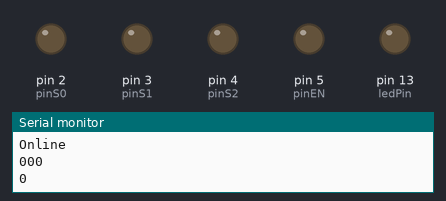
Simulated run of this sketch. Board: Arduino Uno, built with avr-gcc and run on an emulated ATmega328P. On the bench: output pins drawn as LEDs (lit = HIGH), the last lines printed to the serial monitor.

Above: at 0.05 s.
At 0.35 s:
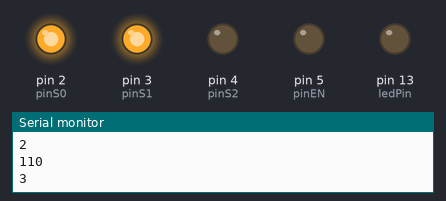
At 0.75 s:
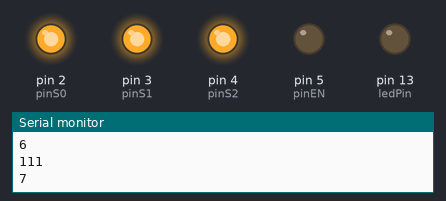
At 1.45 s:
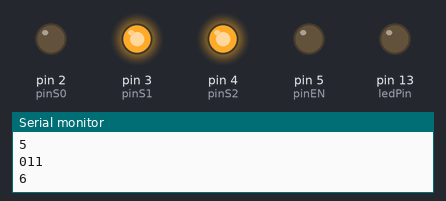
At 2.15 s:
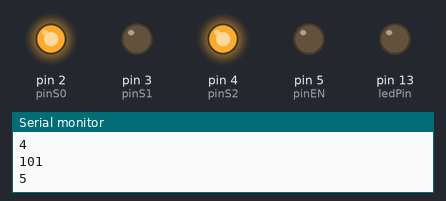
At 2.85 s:
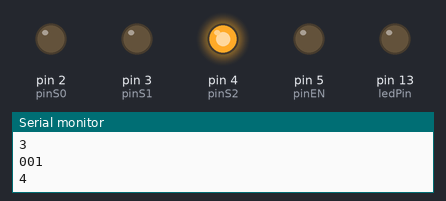
Timing chart, 0 to 3.1 s (numbered marks = the images above):
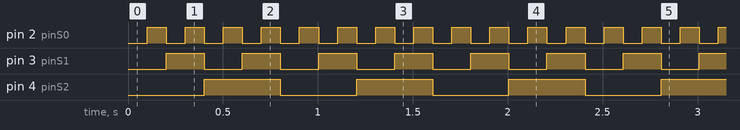

Measured:
- by itself, pin 2 (pinS0): alternates HIGH for 0.10 s and LOW for 0.10 s
- by itself, pin 3 (pinS1): alternates HIGH for 0.20 s and LOW for 0.20 s
- by itself, pin 4 (pinS2): alternates HIGH for 0.40 s and LOW for 0.40 s

The sketch:

VideoMultiplexerCycle.ino
```cpp
const int ledPin = 13;
const int pinS0 = 2;
const int pinS1 = 3;
const int pinS2 = 4;
const int pinEN = 5;
const int NUM_CHANNELS = 8;
int delayTime = 1000;

// the setup() method runs once, when the sketch starts

void setup() {
  // initialize the digital pin as an output.
  pinMode(pinS0, OUTPUT);
  pinMode(pinS1, OUTPUT);
  pinMode(pinS2, OUTPUT);
  pinMode(pinEN, OUTPUT);
  pinMode(ledPin, OUTPUT);

  digitalWrite(pinEN, LOW);   // set the LED on ???
  chooseVideoOutput(0);

  Serial.begin(115200);
  Serial.println("Online");
}

// the loop() methor runs over and over again,
// as long as the board has power

void loop() {

  for(int i=0 ; i < NUM_CHANNELS; i++){
      chooseVideoOutput(i);
      Serial.println(i);
      delay(100);
  }

}

int chooseVideoOutput(int channel){

  int S0, S1, S2;

  // check for valid video #
  if( !( (channel >=0) & (channel < NUM_CHANNELS) ) ) {
    return -1; // error
  }

  // select bits for mux
  S0 = bitRead(channel, 0);
  S1 = bitRead(channel, 1);
  S2 = bitRead(channel, 2);

  setPinMode(pinS0, S0);
  setPinMode(pinS1, S1);
  setPinMode(pinS2, S2);

  Serial.print(S0);
  Serial.print(S1);
  Serial.print(S2);
  Serial.print('\n');


}

/* set the given pin to HIGH or LOW if state is non-zero/zero */
int setPinMode(int pin, int state) {

  if(state == 0) {
    digitalWrite(pin, LOW);
  }
  else {
    digitalWrite(pin, HIGH);
  }

}
```
